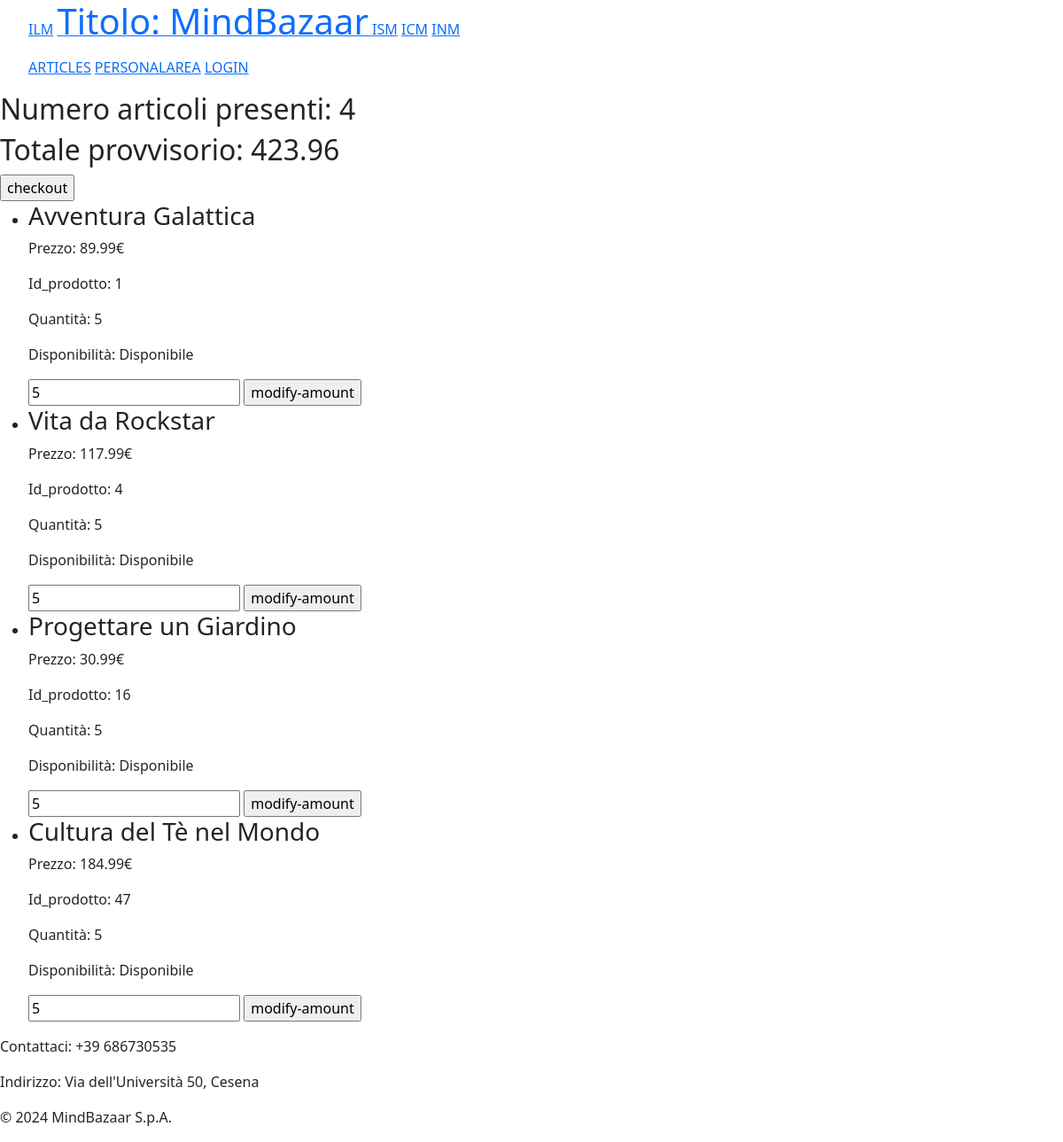
The app's page /cart.php (signed in) with its own data.
### tables this page shows
create table ARTICOLI_IN_CARRELLO (
     id_prodotto int not null,
     versione_articolo int not null,
     username varchar(20) not null,
     quantita int not null,
     constraint ID_ARTICOLO_IN_CARRELLO_ID primary key (id_prodotto, versione_articolo, username));

create table PRODOTTI (
     id int not null auto_increment,
     nome varchar(50) not null,
     descrizione varchar(200) not null,
     eta_minima int not null,
     immagine varchar(50) not null,
     nome_categoria varchar(20) not null,
     constraint ID_PRODOTTO_ID primary key (id));

create table ARTICOLI (
     id_prodotto int not null,
     formato varchar(20) not null,
     durata varchar(15) not null,
     intensita int not null,
     prezzo decimal(5,2) not null,
     disponibilita int not null,
     versione int not null,
     constraint ID_ARTICOLO_ID primary key (id_prodotto, versione));

### cart.php (called while the page is built, shortened)
<?php
require_once 'bootstrap.php';
$templateParams["titolo"] = "MindBazaar - Carrello";
$templateParams["nome"] = "userCart.php";
$templateParams["articoliInCarrello"] = $dbh->getCartArticles($_SESSION["username"]);
require 'template/base.php';

### db/database.php (called while the page is built, shortened)
<?php
class DatabaseHelper {
    private $db;
    public function __construct($servername, $username, $password, $dbname, $port) {
        $this->db = new mysqli($servername, $username, $password, $dbname, $port);
    }
    public function getProducts() {
        $stmt = $this->db->prepare("SELECT * FROM PRODOTTI ORDER BY RAND()");
        $stmt->execute();
        $result = $stmt->get_result();
        return $result->fetch_all(MYSQLI_ASSOC);
    }
    public function getCategories() {
        $stmt = $this->db->prepare(
            "SELECT * FROM CATEGORIE"
        );
        $stmt->execute();
        $result = $stmt->get_result();
        return $result->fetch_all(MYSQLI_ASSOC);
    }
    public function getArticles() {
        $stmt = $this->db->prepare("SELECT A.*, P.nome_categoria, IFNULL((SELECT SUM(RI.quantita)
                                FROM ARTICOLI AI, RICHIESTE RI
                                WHERE AI.versione = RI.versione_articolo
                                    AND AI.id_prodotto = RI.id_prodotto
                                    AND AI.id_prodotto = A.id_prodotto
                                    AND AI.versione = A.versione
                                GROUP BY AI.id_prodotto, AI.versione), 0) as vendite, P.nome, P.descrizione, P.eta_minima, P.immagine
                FROM ARTICOLI A, PRODOTTI P
                WHERE A.id_prodotto = P.id
                GROUP BY A.id_prodotto, A.versione");
        $stmt->execute();
        $result = $stmt->get_result();
        return $result->fetch_all(MYSQLI_ASSOC);
    }
    public function getFormats() {
        $stmt = $this->db->prepare("SELECT DISTINCT formato FROM ARTICOLI");
        $stmt->execute();
        $result = $stmt->get_result();
        return $result->fetch_all(MYSQLI_ASSOC);
    }
    public function getCartArticles($userId) {
        $stmt = $this->db->prepare("SELECT A.*, AC.*, P.nome_categoria, P.nome, P.descrizione, P.eta_minima, P.immagine
                FROM ARTICOLI_IN_CARRELLO AC, PRODOTTI P, ARTICOLI A
                WHERE AC.id_prodotto = P.id AND AC.username = ?
                AND A.id_prodotto = P.id AND A.versione = AC.versione_articolo");
        $stmt->bind_param("i", $userId);
        $stmt->execute();
        $result = $stmt->get_result();
        return $result->fetch_all(MYSQLI_ASSOC);
    }
}

### bootstrap.php (called while the page is built, shortened)
<?php
require_once("utils/functions.php");
require_once("db/database.php");
$dbh = new DatabaseHelper("localhost", "root", "", "MindBazaar", 3306);
$templateParams["prodotti"] = $dbh->getProducts();
$templateParams["articoli"] = $dbh->getArticles();
$templateParams["categorie"] = $dbh->getCategories();
$templateParams["formati"] = $dbh->getFormats();

### utils/functions.php (called while the page is built, shortened)
<?php
function showAvailability($nItems) {
    if ($nItems > 20) {
        return "Disponibile";
    } else if ($nItems > 10) {
        return "Ultimi pezzi";
    } else if ($nItems > 0) {
        return "Sta per terminare";
    } else {
        return "Non disponibile";
    }
}
function calculateTotal($articles) {
    $total = 0;
    foreach ($articles as $article) {
        $total += $article["prezzo"];
    }
    return ($total);
}

### template/userCart.php (the view, shortened to what this page needs)
<section>
    <h2>Numero articoli presenti: <?php echo count($templateParams["articoliInCarrello"]); ?></h2>
    <h2>Totale provvisorio: <?php echo calculateTotal($templateParams["articoliInCarrello"]); ?></h2>
</section>
<section>
    <form id="checkout-form" action="checkout.php" method="post">
        <input form="checkout-form" type="submit" name="submit" value="checkout">
    </form>
    <ul>
        <?php $index = 0; ?>
        <?php foreach ($templateParams["articoliInCarrello"] as $articoloInCarrello): ?>
            <li>
                <h3><?php echo $articoloInCarrello["nome"] ?></h3>
                <p>Prezzo: <?php echo $articoloInCarrello["prezzo"] ?>€</p>
                <p>Id_prodotto: <?php echo $articoloInCarrello["id_prodotto"] ?></p>
                <p>Quantità: <?php echo $articoloInCarrello["quantita"] ?></p>
                <p>Disponibilità: <?php echo showAvailability($articoloInCarrello["disponibilita"]) ?></p>
                <form id="modify-amount-<?php echo $index; ?>" action="cart.php" method="post">
                    <input form="modify-amount-<?php echo $index; ?>" type="number" name="quantita_articolo_in_carrello" value="<?php echo $articoloInCarrello["quantita"] ?>">
                    <input form="modify-amount-<?php echo $index; ?>" type="submit" name="submit" value="modify-amount">
                </form>
            </li>
            <?php $index++; ?>
        <?php endforeach; ?>
    </ul>
</section>

### template/base.php (shortened to what this page needs)
<!DOCTYPE html>
<html lang="it">
<head>
    <link href="https://cdn.jsdelivr.net/npm/bootstrap@5.3.3/dist/css/bootstrap.min.css" rel="stylesheet"
>
    <link rel="stylesheet" type="text/css" href="./css/style.css" />
</head>
<body>
    <header>
        <nav>
            <ul>
                <li><a href="lateralMenu.php">ILM</a></li>
                <li><a href="index.php">
                        <h1>Titolo: MindBazaar</h1>
                    </a></li>
                <li><a href="searchMenu.php">ISM</a></li>
                <li><a href="cart.php">ICM</a></li>
                <li><a href="notifications.php">INM</a></li>
            </ul>
        </nav>
        <nav>
            <ul>
                <li><a href="articles.php">ARTICLES</a></li>
                <li><a href="personalArea.php">PERSONALAREA</a></li>
                <li><a href="login.php">LOGIN</a></li>
            </ul>
        </nav>
    </header>
    <main>
        <?php if (isset($templateParams["nome"])) {
            require($templateParams["nome"]);
        }; ?>
    </main>
    <footer>
        <p>Contattaci: +39 686730535</p>
        <p>Indirizzo: Via dell'Università 50, Cesena</p>
        <p>&copy 2024 MindBazaar S.p.A.</p>
    </footer>
</body>
</html>

### css/style.css (style rules this page uses)
nav > ul { list-style: none; }
header > nav > ul > li, header > nav > ul > li > a > h1 { display:inline; }

### records on screen
articoli_in_carrello: prodotti.nome "Avventura Galattica", articoli.prezzo "89.99", id_prodotto "1", quantita "5", articoli.disponibilita "Disponibile", quantita_articolo_in_carrello "5"
articoli_in_carrello: prodotti.nome "Vita da Rockstar", articoli.prezzo "117.99", id_prodotto "4", quantita "5", articoli.disponibilita "Disponibile", quantita_articolo_in_carrello "5"
articoli_in_carrello: prodotti.nome "Progettare un Giardino", articoli.prezzo "30.99", id_prodotto "16", quantita "5", articoli.disponibilita "Disponibile", quantita_articolo_in_carrello "5"
articoli_in_carrello: prodotti.nome "Cultura del Tè nel Mondo", articoli.prezzo "184.99", id_prodotto "47", quantita "5", articoli.disponibilita "Disponibile", quantita_articolo_in_carrello "5"

### other values on screen
count($templateParams["articoliInCarrello"]) "4"
calculateTotal($templateParams["articoliInCarrello"]) "423.96"
